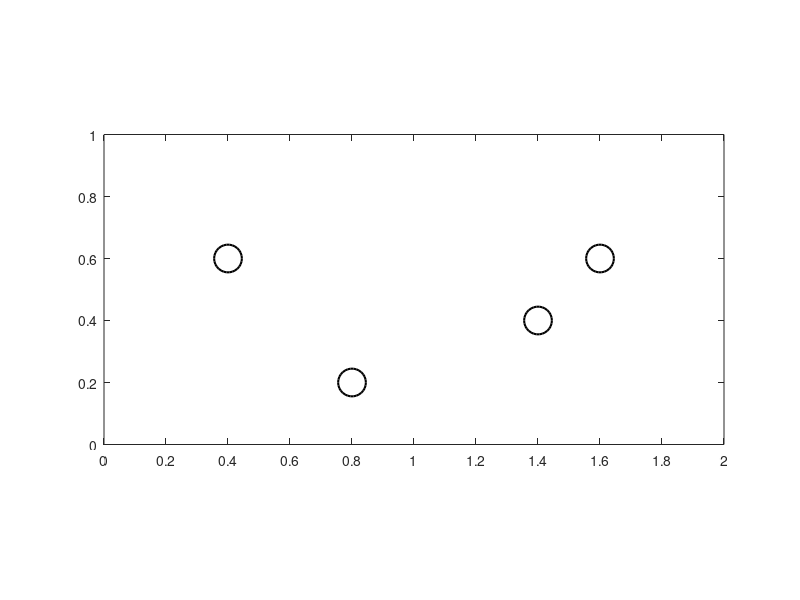

This figure's MATLAB source: (Note: this script raises an error after producing the figure.)
A = [55 -10 -20; -10 30 -15; -20 -15 65];
b = [20; 10; 5];

x = A\b;

clf
hold on; box on
daspect([1 1 1]);
axis([0 2 0 1]);

xticks(0:.2:2);
yticks(0:.2:1);

B = [0.4 0.6; 0.8 0.2; 1.4 0.4; 1.6 0.6]; % input B here!

plot(B(:,1), B(:,2),'ko','markersize',20,'markerfacecolor','w','linewidth',1.5);


map1 = [-1 808 -1 -1 832; 808 -1 382 -1 736; -1 382 -1 270 -1; -1 -1 270 -1 421; 832 736 -1 421 -1];

map2 = ["SEA" "SFO" 808; "SFO" "LA" 382; "LA" "LV" 270; "LV" "SLC" 421; "SFO" "SLC" 736; "SLC" "SEA" 832];
